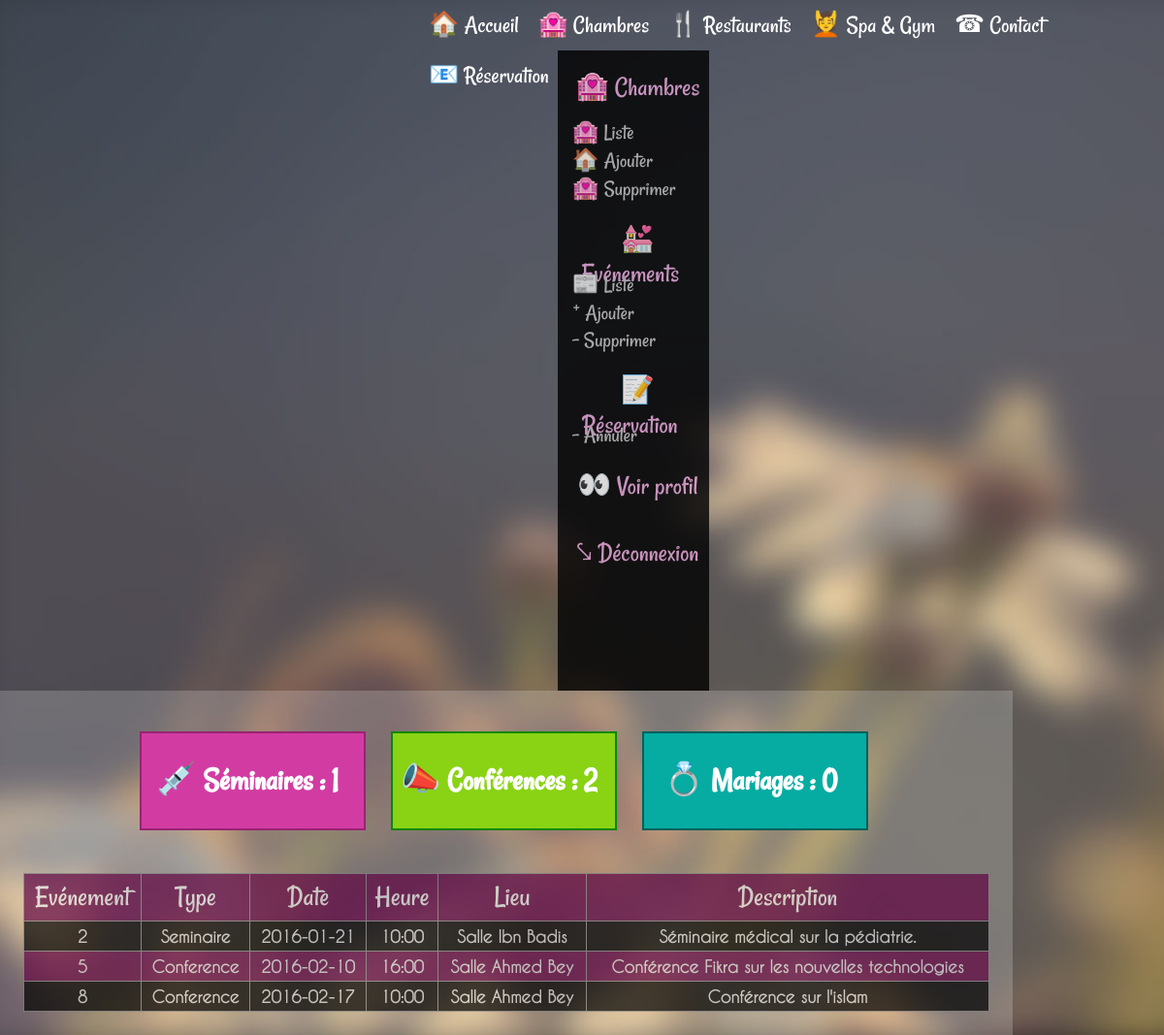
The app's page /listeEvenements.php with its own data.
### tables this page shows
CREATE TABLE IF NOT EXISTS `event` (
  `id` int(11) NOT NULL AUTO_INCREMENT,
  `type` enum('Conference','Seminaire','Mariage') NOT NULL,
  `date` date NOT NULL,
  `heure` varchar(255) NOT NULL,
  `lieu` varchar(255) NOT NULL,
  `description` longtext NOT NULL,
  PRIMARY KEY (`id`)
);

### listeEvenements.php (the view, shortened to what this page needs)
<html xmlns="http://www.w3.org/1999/xhtml" lang="fr">
<head>
    <link href="css/style.css" rel="stylesheet">
</head>
<body  style="background-image:url('images/2.jpg'); background-size : cover;  ">
   <div id="menu">
                            <ul>
                            <li><a href="index.php">🏠 Accueil</a></li>
                            <li><a href="HotelChambres.php">🏩 Chambres</a> </li>
                            <li><a href="Restaurants.php">🍴 Restaurants</a></li>
                            <li><a href="GymSpa.php">💆 Spa & Gym </a></li>
                            <li><a href="contact.php">☎ Contact</a></li>
                            <li><a href="ReservationChambre.php"> 📧 Réservation</a></li>
                            </ul>
                        </div>
     <?php
        $bdd = new PDO('mysql:host=localhost;dbname=hoteldb','hachani','H6bfqd7O');
		$infosReq=$bdd->prepare('SELECT * FROM event');
		$infosReq->execute();
		?>
        <section>
        <div id="BarreLatteraleDroite" >
           <nav>
            <ul class="nav-enumeration admin">
               <li class="TitreMenu">
                    <a href="#">
                       🏩 Chambres
                    </a>
                </li>
                <li><a href="listeChambres.php">🏩 Liste </a></li>
                <li><a href="AjouterChambres.php">🏠 Ajouter </a></li>
                <li><a href="supprimerChambres.php">🏩 Supprimer </a> </li>
               <li class="TitreMenu">
                    <a href="#">
                        💒 Evénements
                    </a>
                </li>
               <li><a href="listeEvenements.php">📰 Liste </a></li>
                <li><a href="ajouterEvents.php">ᐩ Ajouter </a></li>
                <li><a href="supprimerEvents.php">- Supprimer </a> </li>
                <li class="TitreMenu">
                    <a href="#">
                        📝 Réservation
                    </a>
                </li>
                <li><a href="supprimerChambres.php">- Annuler </a> </li>
                <li class="TitreMenu">
                    <a href="profil_admin.php">
                        👀 Voir profil
                    </a>
                </li>
                <li class="TitreMenu">
                    <a href="deconnexion.php">
                       ⤥ Déconnexion
                    </a>
                </li>
            </ul>
        </nav>
            <br/>
        </div>
        </section>
            <div class="infosPageAdmin">
        <br/>
        <?php
		$bdd = new PDO('mysql:host=localhost;dbname=hoteldb','hachani','H6bfqd7O');
		$calcNbrSingle=$bdd->prepare('SELECT COUNT(*) as nbr FROM event where type="Conference"');
		$calcNbrSingle->execute();
        $resultat1 = $calcNbrSingle->fetch();
        $calcNbrDouble=$bdd->prepare('SELECT COUNT(*) as nbr FROM event where type="Seminaire"');
		$calcNbrDouble->execute();
        $resultat2 = $calcNbrDouble->fetch();
        $calcNbrTriple=$bdd->prepare('SELECT COUNT(*) as nbr FROM event where type="Mariage"');
		$calcNbrTriple->execute();
        $resultat3 = $calcNbrTriple->fetch();
?>
        <div id="statsEvents" >
                    <div>
                        <h2>💉 Séminaires : <?php echo $resultat2['nbr']   ?> </h2>
                    </div>
            <div>
                        <h2>📣 Conférences : <?php echo $resultat1['nbr']   ?> </h2>
                    </div>
                    <div>
                        <h2>💍 Mariages : <?php echo $resultat3['nbr']   ?>  </h2>
                    </div>
                </div>
            <table border>
            <tr>
                                <th>Evénement</th>
								<th>Type </th>
								<th>Date</th>
								<th>Heure</th>
								<th>Lieu</th>
								<th>Description</th>
            </tr>
        <?php
            while($resultat = $infosReq->fetch()) {
            $id_event =$resultat['id'];
            $type_event=$resultat['type'];
            $date_event=$resultat['date'];
            $heure_event=$resultat['heure'];
            $lieu_event=$resultat['lieu'];
            $description_event=$resultat['description'];
							?>
							<tr>
                                <td><?php echo  $id_event;?></td>
                                <td><?php echo  $type_event;?></td>
                                <td><?php echo  $date_event;?></td>
                                <td><?php echo  $heure_event;?></td>
                                <td><?php echo  $lieu_event;?></td>
                                <td><?php echo nl2br($description_event);?></td>
                            </tr>
							<?php
							}
            ?>
        </table>
         </div>
</body>
</html>

### css/style.css (style rules this page uses)
body { margin: 0%; height: auto; overflow-x: hidden; z-index: -1; }
#BarreLatteraleDroite { z-index: 1000; float: left; width: 13%; min-height: 660px; margin-left: -1px; background: #000; opacity: 0.8; }
.nav-enumeration { position: absolute; width: 150px; margin: 0; padding: 0; list-style: none; }
.nav-enumeration li { text-indent: 10%; }
.nav-enumeration li a { display: block; text-decoration: none; color: #bbb; font-family: "Rancho-Regular"; font-size: 1.4em; }
.nav-enumeration > .TitreMenu { height: 76px; margin-top: 20px; font-size: 20px; text-align: center; }
#menu ul { margin:0; padding:0; list-style-type:none; text-align:center; }
#menu li { float:left; width: auto; padding:0; background-color:none; }
#menu li a { display:block; color:white; text-decoration:none; width: auto; padding: 10px; }
#menu { margin-left: 36%; font-family: "Rancho-Regular"; color: white; font-size: 25px; }
.infosPageAdmin { float: left; width: 83%; background: url(../images/reservation.png) repeat ; padding: 2%; background-size: cover; }
th { font-family: 'Rancho-Regular'; font-size: 30px; color: white; font-weight: normal; padding: 5px; }
td { font-family: 'caviar dreams'; font-size: 17px; font-weight: bold; padding: 5px; }
table { width: 100%; background: black; opacity: 0.7; color: #eee; border-collapse: collapse; text-align: center; }
tr:nth-child(2n) { background: black; opacity: 0.9; padding: 5px; }
tr:nth-child(2n+1) { background: #6c064b; opacity: 0.9; padding: 5px; }
#statsEvents { margin-left: 12%; color: white; height: auto; background: none; }
#statsEvents div { width: 25%; float: left; margin-left: 0px; margin-right : 3%; padding-right: 10px; text-align: center; font-size: 22px; font-family: 'Rancho-Regular'; margin-bottom: 5%; }
#statsEvents div:nth-child(1) { background: #d23ca2; border : 2px solid #992373; }
#statsEvents div:nth-child(2) { background: #89d314; border : 2px solid #058708; }
#statsEvents div:nth-child(3) { background: #06aca2; border : 2px solid #03615b; }
.admin .TitreMenu { height: 50px; margin-top: 20px; font-size: 20px; text-align: center; }
.admin .TitreMenu a { height: 50px; margin-top: 20px; text-align: center; color: #e4a1d5; }

### records on screen
event: id "2", type "Seminaire", date "2016-01-21", heure "10:00", lieu "Salle Ibn Badis", description "Séminaire médical sur la pédiatrie."
event: id "5", type "Conference", date "2016-02-10", heure "16:00", lieu "Salle Ahmed Bey", description "Conférence Fikra sur les nouvelles technologies"
event: id "8", type "Conference", date "2016-02-17", heure "10:00", lieu "Salle Ahmed Bey", description "Conférence sur l'islam"

### other values on screen
$resultat2['nbr'] "1"
$resultat1['nbr'] "2"
$resultat3['nbr'] "0"
